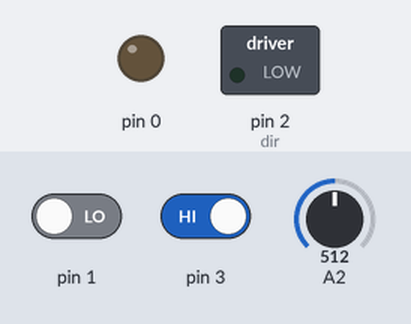
A sketch run on a simulated Arduino Uno, built with avr-gcc and run on an emulated ATmega328P. On the bench: switched loads named in the sketch (green lamp = pin HIGH), output pins drawn as LEDs (lit = HIGH). The inputs (shaded band) are chosen by the test bench; at power-on: pin 3 HIGH, pin 1 LOW, A2 = 512.

Above: at 1.2 s.
1.3 s: pin 3 driven LOW
At 2.5 s:
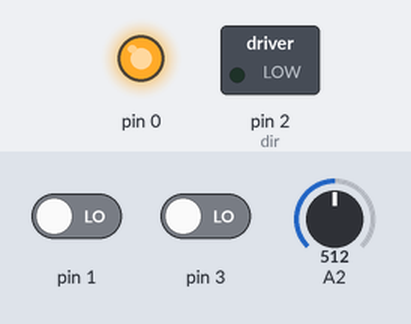
2.8 s: pin 1 driven HIGH
At 3.8 s:
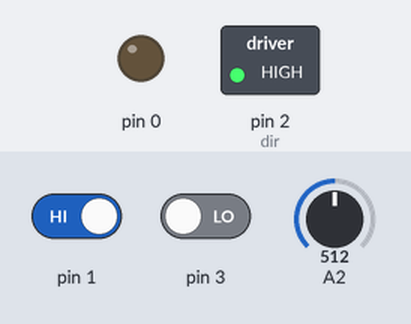
4.3 s: A2 set to 502
At 4.9 s:
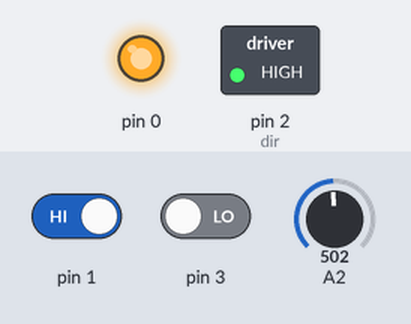
5.8 s: A2 set to 716
At 6.1 s:
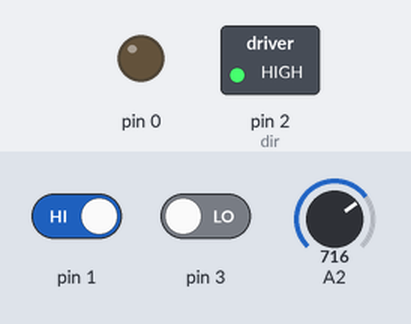
7.3 s: A2 set to 511
At 8.4 s:
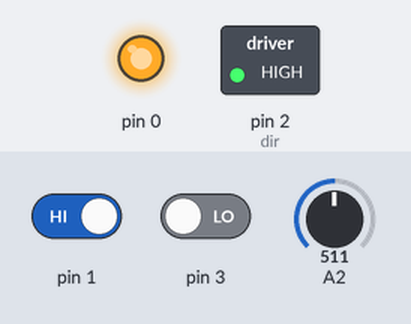
Timing chart, 0 to 9.8 s (numbered marks = the images above; inputs shaded):
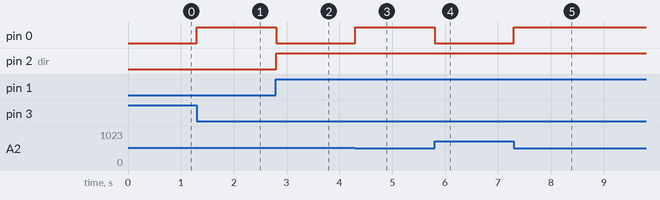

Measured:
- the behaviour switches between 512 and 511 on A2 (found by bisection; images 2 and 3)
- after the input at 1.3 s, pin 0: LOW → HIGH at once
- after the input at 2.8 s, pin 0: HIGH → LOW at once; pin 2 (dir): LOW → HIGH at once
- after the input at 4.3 s, pin 0: LOW → HIGH at once
- after the input at 5.8 s, pin 0: HIGH → LOW at once
- after the input at 7.3 s, pin 0: LOW → HIGH at once

The sketch:

MotorDriver.ino
```cpp
//                      +-\/-+
// [RST]ADC0 (D 5) PB5 1|    |8 Vcc
//      ADC3 (D 3) PB3 2|    |7 PB2 (D 2) ADC1[SCK]
//      ADC2 (D 4) PB4 3|    |6 PB1 (D 1) PWM1[MISO]
//                 GND 4|    |5 PB0 (D 0) PWM0[MOSI]
//                      +----+

void setup() {
  // put your setup code here, to run once:
  pinMode(2, OUTPUT);  //dir

}

void loop() {
 // put your main code here, to run repeatedly:
  if (digitalRead(3) == 0)
  {
    if (digitalRead(1) == 1)
    {
      digitalWrite(2, HIGH);
      analogWrite(0, 255 - analogRead(2) / 4); //some problem in this pin
    }

    else
    {
      digitalWrite(2, LOW);
      analogWrite(0, analogRead(2) / 4); //some problem in this pin
    }

  }
  else
  {
    digitalWrite(2, LOW);
    analogWrite(0, 0);
  }
}
```
